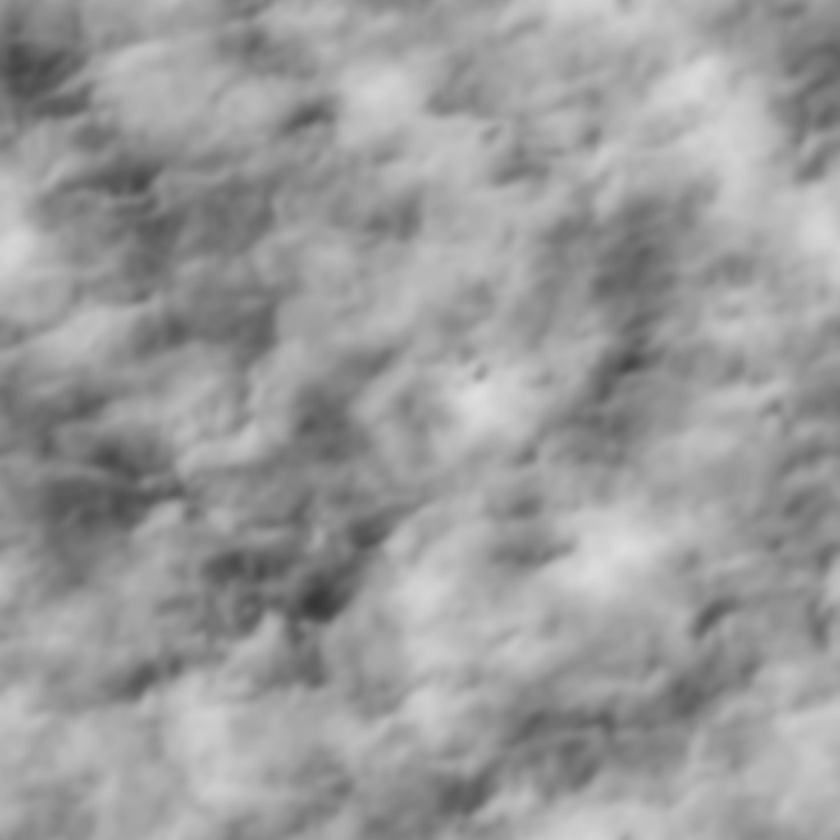
#> input picture distortion1.jpg, 840 x 840 px, shrunk from 1024 x 1024 before the run
$ python blendNorms.py distortion1.jpg distortion1.jpg
#> lines starting #> are read from the running program, lines starting #| are printed output that depends on the picture; after the words box and inside, x2 and y2 are one past the last pixel; in counts of white or black regions, pixels touching at a corner belong together
#> in save_blended_image, base_img is the input picture: shape (840, 840, 3); min 54, max 222, mean 154.9
from cv2 import COLOR_BGR2RGB, cvtColor, imread, imwrite
from cv2.typing import MatLike
from numpy import float32, uint8, zeros_like

from print_colored import print_colored


def blend_normals(
    base_img: MatLike, overlay_img: MatLike, alpha: float = 0.5
) -> MatLike:
#> called with alpha = 0.5
    base_image = base_img.astype(float32) / 255.0
    overlay_image = overlay_img.astype(float32) / 255.0

    overlay_image = overlay_image * alpha + base_image * (1 - alpha)

    result = zeros_like(base_image)
    mask = base_image <= 0.5
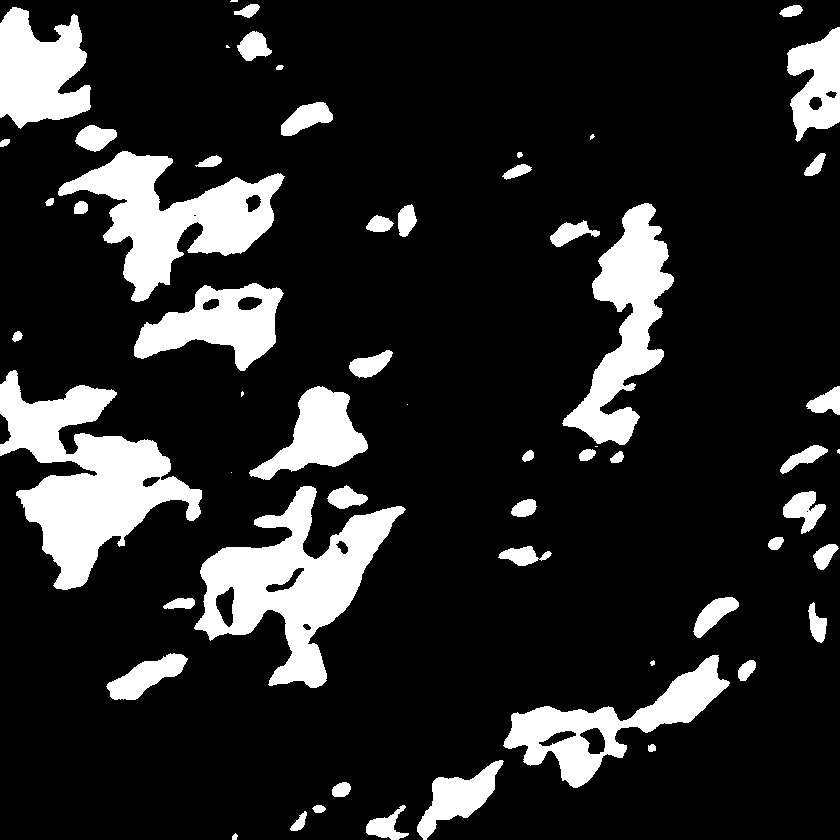
#> mask: shape (840, 840, 3) bool; 15.7% white; 59 white regions (8 under 20 px), largest, box (x1, y1, x2, y2) and area: (0, 370, 202, 590) 18998, (194, 486, 406, 688) 16722, (58, 151, 285, 302) 13547

    result[mask] = 2 * base_image[mask] * overlay_image[mask]
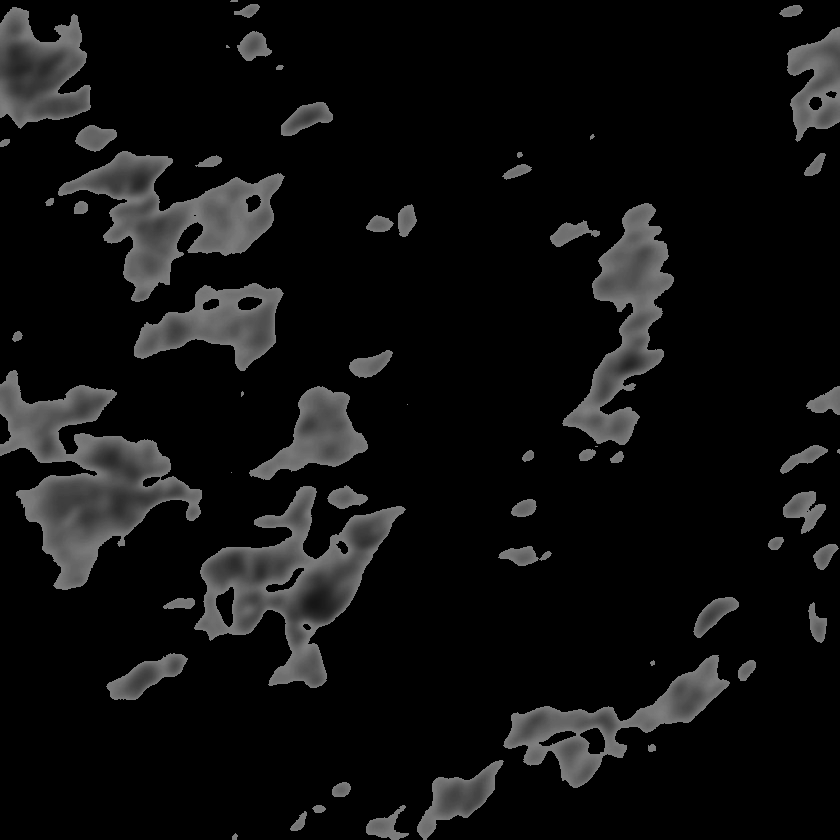
#> result: shape (840, 840, 3) float32; min 0, max 0.496, mean 0.062
    result[~mask] = 1 - 2 * (1 - base_image[~mask]) * (1 - overlay_image[~mask])
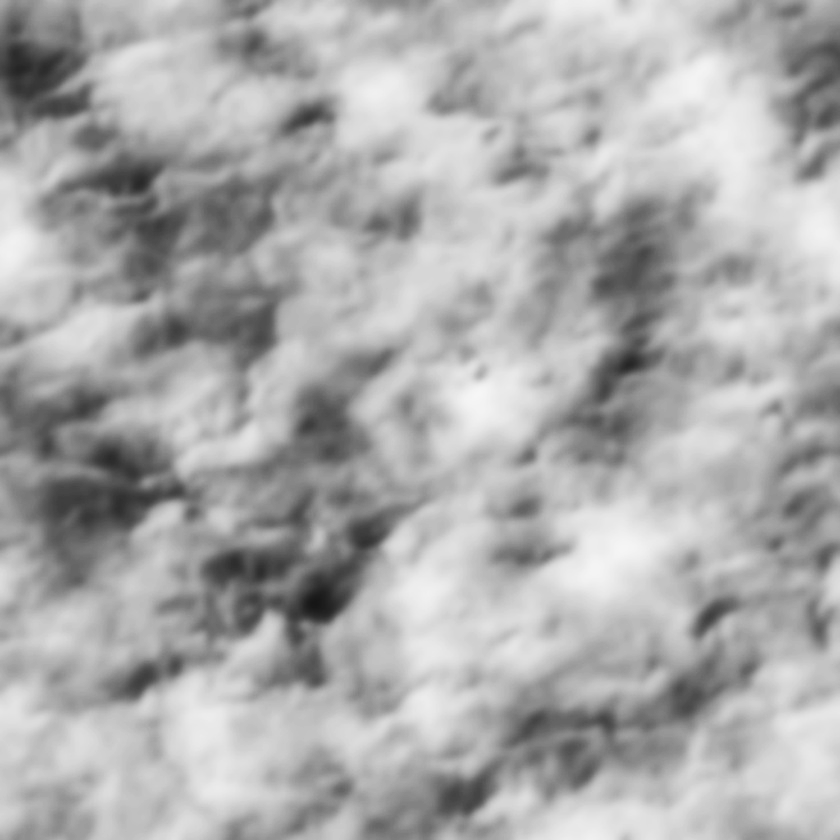
#> result: shape (840, 840, 3) float32; min 0.0897, max 0.967, mean 0.675

    result = (result * 255).astype(uint8)

    return result


def save_blended_image(
    input_img_path: str, overlay_img_path: str, output_img_path: str, alpha: float = 0.5
) -> bool:
    base_img = imread(input_img_path)
    overlay_img = imread(overlay_img_path)

    blended_img = blend_normals(base_img, overlay_img, alpha=0.5)
    blended_img = cvtColor(blended_img, COLOR_BGR2RGB)

    return imwrite(output_img_path, blended_img)


def parse_args():
    import argparse

    parser = argparse.ArgumentParser()
    parser.add_argument("base_img_path", type=str)
    parser.add_argument("overlay_img_path", type=str)
    parser.add_argument("-o", "--output_img_path", type=str, default="")
    parser.add_argument("-a", "--alpha", type=float, default=0.5)
    return parser.parse_args()


def main():
    args = parse_args()
    base_img_path = args.base_img_path
    overlay_img_path = args.overlay_img_path
    output_img_path = args.output_img_path
    alpha = args.alpha
    if output_img_path == "":
        output_img_path = base_img_path.replace(
            "." + base_img_path.split(".")[-1], "_blended.png"
        )

    try:
        result = save_blended_image(
            base_img_path, overlay_img_path, output_img_path, alpha=alpha
        )
#> result = True
        if not result:
            print_colored("red", "Failed to save blended image")
    except Exception as e:
        print(e)


if __name__ == "__main__":
    main()
